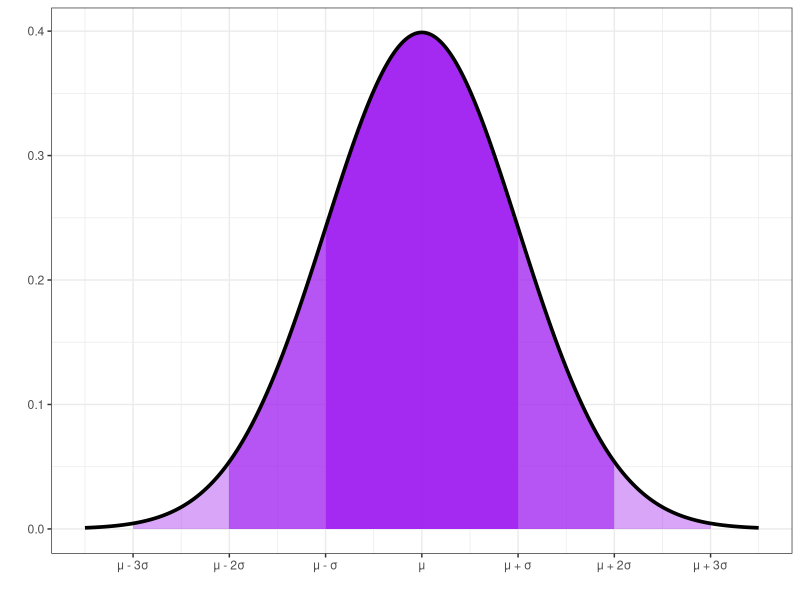

This chart was generated by the following R code:
library(tidyverse)

x_vals <- seq(-3.5, 3.5, length.out = 500)
y_vals <- dnorm(x_vals, 0, 1)

x1_vals <- seq(-1, 1, length.out = 250)
x2_vals <- seq(-2, 2, length.out = 500)
x3_vals <- seq(-3, 3, length.out = 500)

ggplot() + 
  geom_ribbon(aes(x = x3_vals, ymin = 0, ymax = dnorm(x3_vals)),
              fill = "purple",
              alpha = 0.4) +
  geom_ribbon(aes(x = x2_vals, ymin = 0, ymax = dnorm(x2_vals)),
              fill = "purple",
              alpha = 0.6) +
  geom_ribbon(aes(x = x1_vals, ymin = 0, ymax = dnorm(x1_vals)),
              fill = "purple",
              alpha = 0.8) +
  geom_line(aes(x = x_vals, y = y_vals),
            color = "black",
            lwd = 1.25) + 
  theme_bw() +
  labs(x = "", y = "") +
  scale_x_continuous(breaks = c(-3, -2, -1, 0, 1, 2, 3), labels = c("μ - 3σ", "μ - 2σ", "μ - σ", "μ", "μ + σ", "μ + 2σ", "μ + 3σ"))
